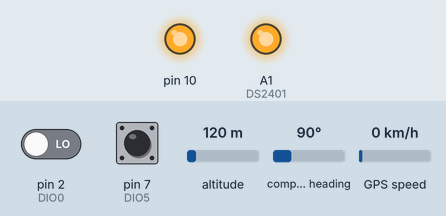
Simulated run of this sketch. Board: Arduino Uno, built with avr-gcc and run on an emulated ATmega328P. Parts: output pins drawn as LEDs (lit = HIGH). Inputs (shaded band) come from the test bench; at power-on: pin 2 (DIO0) LOW, pin 7 (DIO5) HIGH, altitude 120 m, compass heading 90°, GPS speed 0 km/h. The GPS gets a fix after 3 s at 37.7749, -122.4194 with 8 satellites; pins used as bus, display or sensor lines are not drawn; what the sketch prints to the serial monitor is not drawn.

Above: at 0.2 s.
Timing chart, 0 to 1.7 s (numbered marks = the images above):
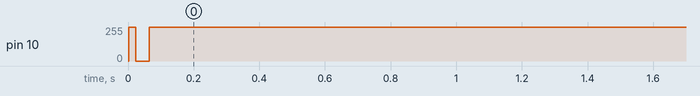

Measured:
- by itself, pin 10: 255/255 → 0/255 at 0.02 s, → 254/255 0.04 s later, → 255/255 0.04 s later

The sketch:

LoRaDuinoTracker.ino
```cpp
/****************************************************************************************
* File:     Loraduinotracker.ino
* Author:   Rein Velt
****************************************************************************************/
/****************************************************************************************
* Created on:         20-11-2015
* Supported Hardware: ID150119-02 Nexus board with RFM95
*
* Description
*
* Minimal Uplink for LoRaWAN
*
* This code demonstrates a LoRaWAN connection on a Nexus board. This code sends a messege every minute
* on channel 0 (868.1 MHz) Spreading factor 7.
* On every message the frame counter is raised
*
* This code does not include
* Receiving packets and handeling
* Channel switching
* MAC control messages
* Over the Air joining*
*
* Firmware version: 1.0
* First version
*
* Firmware version 2.0
* Working with own AES routine
*
* Firmware version 3.0
* Listening to receive slot 2 SF9 125 KHz Bw
* Created seperate file for LoRaWAN functions
****************************************************************************************/

/*
*****************************************************************************************
* INCLUDE FILES
*****************************************************************************************
*/
#include <SPI.h>
#include "AES-128_V10.h"
#include "Encrypt_V30.h"
#include "LoRaWAN_V30.h"
#include "RFM95_V20.h"
#include "LoRaMAC_V10.h"
#include "Waitloop_V10.h"
#include <SoftwareSerial.h>
#include <TinyGPS++.h>


#define sendIntervalMs 10000
/*
*****************************************************************************************
* GLOBAL VARIABLES
*****************************************************************************************
*/
// { 0x2B, 0x7E, 0x15, 0x16, 0x28, 0xAE, 0xD2, 0xA6, 0xAB, 0xF7, 0x15, 0x88, 0x09, 0xCF, 0x4F, 0x3C };
unsigned char NwkSkey[16] = {
  0x2B, 0x7E, 0x15, 0x16, 0x28, 0xAE, 0xD2, 0xA6,
  0xAB, 0xF7, 0x15, 0x88, 0x09, 0xCF, 0x4F, 0x3C
};

unsigned char AppSkey[16] = {
  0x2B, 0x7E, 0x15, 0x16, 0x28, 0xAE, 0xD2, 0xA6,
  0xAB, 0xF7, 0x15, 0x88, 0x09, 0xCF, 0x4F, 0x3C
};

unsigned char DevAddr[4] = {
  0xD0, 0x99, 0x13, 0xDD
};

SoftwareSerial gpsDevice(GPSRX,A0);
TinyGPSPlus gpsParser;
unsigned char message[255];


void setup()
{
   //Initialize the UART
  Serial.begin(115200);
  Serial.println("LORADUINOTRACKER 1.0 by Theo's Mechanic Ape");
  Serial.println("http://mechanicape.com");
  Serial.println("setup: Init SPI port");
   //Initialise the SPI port
  SPI.begin();
  SPI.beginTransaction(SPISettings(4000000,MSBFIRST,SPI_MODE0));

  Serial.println("setup: Init GPS device");
  gpsDevice.begin(4800);

  //Initialize I/O pins
  pinMode(DS2401,OUTPUT);
  pinMode(MFP,INPUT);
  pinMode(DIO0,INPUT);
  pinMode(DIO1,INPUT);
  pinMode(DIO5,INPUT);
  pinMode(DIO2,INPUT);
  pinMode(CS,OUTPUT);
  pinMode(LED,OUTPUT);
  pinMode(GPSRX,INPUT);


  digitalWrite(DS2401,HIGH);
  digitalWrite(CS,HIGH);

  WaitLoop_Init();

  //Wait until RFM module is started
  WaitLoop(20);
  Serial.println("setup: RFM module started");
  digitalWrite(LED,HIGH);
}


void GpsConvertPositionIntoBinary(double Latitude, double Longitude)
{
  const int32_t MaxPosition = 8388607;       // 2^23 - 1 (= maxint for 24 bits)


    long double temp;
    uint32_t LatitudeBinary=0;
    uint32_t LongitudeBinary=0;
    Serial.print("\tlat:\t");
    Serial.print(Latitude);
    Serial.print("\tlon:\t");
    Serial.print(Longitude);


    temp = (90 + Latitude) * MaxPosition;
    LatitudeBinary = temp / 180;

    temp = (180+Longitude) * MaxPosition;
    LongitudeBinary = temp / 360;


  message[0]=0x00; //eerste byte..led off=0 on=1
  message[1]=0;
  message[2]=0;
  message[3]=0;
  message[4]=0;
  message[5]=0;
  message[6]=0;

  memcpy(&message[1], &LatitudeBinary, 3); //lat
  memcpy(&message[4], &LongitudeBinary, 3); //lng


}

void gpsFeed(unsigned long delayms)
{
  unsigned long timeStart;
  unsigned long timeCurrent;
  timeStart=millis();
  timeCurrent=0;
  while (timeStart+delayms>timeCurrent )
  {
    timeCurrent=millis();
    while (gpsDevice.available()>0)
    {
      gpsParser.encode(gpsDevice.read());
    }

  }


}


void loop()
{
  unsigned char Test = 0x00;
  unsigned char Sleep_Sec = 0x00;
  unsigned char Sleep_Time = 0x01;
  unsigned char Data_Tx[256];
  unsigned char Data_Rx[64];
  unsigned char Data_Length_Tx=7;
  unsigned char Data_Length_Rx = 0x00;

  //Initialize RFM module
  RFM_Init();

  while(1)
  {
     Serial.print("#");
    gpsFeed(sendIntervalMs);
    GpsConvertPositionIntoBinary(gpsParser.location.lat(),gpsParser.location.lng());

    //Construct data
    Data_Length_Rx = LORA_Cycle(message, Data_Rx, Data_Length_Tx);
    Serial.print("\tmsg:\t");
    for (int i=0;i<8;i++)
    {
      Serial.print(message[i]);
      Serial.print("\t");
    }
	  Serial.println();

    if(Data_Length_Rx != 0x00)
    {
      Test = Data_Rx[0];
	    Serial.println("loop: Data received");
    }


  }//While(1)
}
```

AES-128_V10.cpp
```cpp
/******************************************************************************************
*
* File:        AES-128_V10.cpp
* Author:      Gerben den Hartog
* Compagny:    Ideetron B.V.
* Website:     http://www.ideetron.nl/LoRa
* E-mail:      info@ideetron.nl
******************************************************************************************/
/****************************************************************************************
*
* Created on: 			20-10-2015
* Supported Hardware: ID150119-02 Nexus board with RFM95
*
* Firmware Version 1.0
* First version
****************************************************************************************/

#include "AES-128_V10.h"

/*
********************************************************************************************
* Global Variables
********************************************************************************************
*/

unsigned char State[4][4];

unsigned char S_Table[16][16] = {
	{0x63,0x7C,0x77,0x7B,0xF2,0x6B,0x6F,0xC5,0x30,0x01,0x67,0x2B,0xFE,0xD7,0xAB,0x76},
	{0xCA,0x82,0xC9,0x7D,0xFA,0x59,0x47,0xF0,0xAD,0xD4,0xA2,0xAF,0x9C,0xA4,0x72,0xC0},
	{0xB7,0xFD,0x93,0x26,0x36,0x3F,0xF7,0xCC,0x34,0xA5,0xE5,0xF1,0x71,0xD8,0x31,0x15},
	{0x04,0xC7,0x23,0xC3,0x18,0x96,0x05,0x9A,0x07,0x12,0x80,0xE2,0xEB,0x27,0xB2,0x75},
	{0x09,0x83,0x2C,0x1A,0x1B,0x6E,0x5A,0xA0,0x52,0x3B,0xD6,0xB3,0x29,0xE3,0x2F,0x84},
	{0x53,0xD1,0x00,0xED,0x20,0xFC,0xB1,0x5B,0x6A,0xCB,0xBE,0x39,0x4A,0x4C,0x58,0xCF},
	{0xD0,0xEF,0xAA,0xFB,0x43,0x4D,0x33,0x85,0x45,0xF9,0x02,0x7F,0x50,0x3C,0x9F,0xA8},
	{0x51,0xA3,0x40,0x8F,0x92,0x9D,0x38,0xF5,0xBC,0xB6,0xDA,0x21,0x10,0xFF,0xF3,0xD2},
	{0xCD,0x0C,0x13,0xEC,0x5F,0x97,0x44,0x17,0xC4,0xA7,0x7E,0x3D,0x64,0x5D,0x19,0x73},
	{0x60,0x81,0x4F,0xDC,0x22,0x2A,0x90,0x88,0x46,0xEE,0xB8,0x14,0xDE,0x5E,0x0B,0xDB},
	{0xE0,0x32,0x3A,0x0A,0x49,0x06,0x24,0x5C,0xC2,0xD3,0xAC,0x62,0x91,0x95,0xE4,0x79},
	{0xE7,0xC8,0x37,0x6D,0x8D,0xD5,0x4E,0xA9,0x6C,0x56,0xF4,0xEA,0x65,0x7A,0xAE,0x08},
	{0xBA,0x78,0x25,0x2E,0x1C,0xA6,0xB4,0xC6,0xE8,0xDD,0x74,0x1F,0x4B,0xBD,0x8B,0x8A},
	{0x70,0x3E,0xB5,0x66,0x48,0x03,0xF6,0x0E,0x61,0x35,0x57,0xB9,0x86,0xC1,0x1D,0x9E},
	{0xE1,0xF8,0x98,0x11,0x69,0xD9,0x8E,0x94,0x9B,0x1E,0x87,0xE9,0xCE,0x55,0x28,0xDF},
	{0x8C,0xA1,0x89,0x0D,0xBF,0xE6,0x42,0x68,0x41,0x99,0x2D,0x0F,0xB0,0x54,0xBB,0x16}
};

/*
*****************************************************************************************
* Description : Function for encrypting data using AES-128
*
* Arguments   : *Data   Data to encrypt is a 16 byte long array
*               *Key    Key to encrypt data with is a 16 byte long array
*****************************************************************************************
*/
void AES_Encrypt(unsigned char *Data, unsigned char *Key)
{
	unsigned char i;
	unsigned char Row,Collum;
	unsigned char Round = 0x00;
	unsigned char Round_Key[16];

	//Copy input to State arry
	for(Collum = 0; Collum < 4; Collum++)
	{
		for(Row = 0; Row < 4; Row++)
		{
			State[Row][Collum] = Data[Row + (4*Collum)];
		}
	}

	//Copy key to round key
	for(i = 0; i < 16; i++)
	{
		Round_Key[i] = Key[i];
	}

	//Add round key
	AES_Add_Round_Key(Round_Key);

	//Preform 9 full rounds
	for(Round = 1; Round < 10; Round++)
	{
		//Preform Byte substitution with S table
		for(Collum = 0; Collum < 4; Collum++)
		{
			for(Row = 0; Row < 4; Row++)
			{
				State[Row][Collum] = AES_Sub_Byte(State[Row][Collum]);
			}
		}

		//Preform Row Shift
		AES_Shift_Rows();

		//Mix Collums
		AES_Mix_Collums();

		//Calculate new round key
		AES_Calculate_Round_Key(Round,Round_Key);

		//Add round key
		AES_Add_Round_Key(Round_Key);
	}

	//Last round whitout mix collums
	//Preform Byte substitution with S table
	for(Collum = 0; Collum < 4; Collum++)
	{
		for(Row = 0; Row < 4; Row++)
		{
			State[Row][Collum] = AES_Sub_Byte(State[Row][Collum]);
		}
	}

	//Shift rows
	AES_Shift_Rows();

	//Calculate new round key
	AES_Calculate_Round_Key(Round,Round_Key);

  //Add round Key
	AES_Add_Round_Key(Round_Key);

	//Copy the State into the data array
	for(Collum = 0; Collum < 4; Collum++)
	{
		for(Row = 0; Row < 4; Row++)
		{
			Data[Row + (4*Collum)] = State[Row][Collum];
		}
	}

}

/*
*****************************************************************************************
* Description : Function that add's the round key for the current round
*
* Arguments   : *Round_Key    16 byte long array holding the Round Key
*****************************************************************************************
*/
void AES_Add_Round_Key(unsigned char *Round_Key)
{
	unsigned char Row,Collum;

	for(Collum = 0; Collum < 4; Collum++)
	{
		for(Row = 0; Row < 4; Row++)
		{
			State[Row][Collum] = State[Row][Collum] ^ Round_Key[Row + (4*Collum)];
		}
	}
}

/*
*****************************************************************************************
* Description : Function that substitutes a byte with a byte from the S_Table
*
* Arguments   : Byte    The byte that will be substituted
*
* Return      : The return is the found byte in the S_Table
*****************************************************************************************
*/
unsigned char AES_Sub_Byte(unsigned char Byte)
{
	unsigned char S_Row,S_Collum;
	unsigned char S_Byte;

  //Split byte up in Row and Collum
	S_Row = ((Byte >> 4) & 0x0F);
	S_Collum = (Byte & 0x0F);

  //Find the correct byte in the S_Table
	S_Byte = S_Table[S_Row][S_Collum];

	return S_Byte;
}

/*
*****************************************************************************************
* Description : Function that preforms the shift row operation described in the AES standard
*****************************************************************************************
*/
void AES_Shift_Rows()
{
	unsigned char Buffer;

  //Row 0 doesn't change

  //Shift Row 1 one left
	//Store firt byte in buffer
	Buffer = State[1][0];
	//Shift all bytes
	State[1][0] = State[1][1];
	State[1][1] = State[1][2];
	State[1][2] = State[1][3];
	State[1][3] = Buffer;

  //Shift row 2 two left
	Buffer = State[2][0];
	State[2][0] = State[2][2];
	State[2][2] = Buffer;
	Buffer = State[2][1];
	State[2][1] = State[2][3];
	State[2][3] = Buffer;

  //Shift row 3 three left
	Buffer = State[3][3];
	State[3][3] = State[3][2];
	State[3][2] = State[3][1];
	State[3][1] = State[3][0];
	State[3][0] = Buffer;
}

/*
*****************************************************************************************
* Description : Function that preforms the Mix Collums operation described in the AES standard
*****************************************************************************************
*/
void AES_Mix_Collums()
{
	unsigned char Row,Collum;
	unsigned char a[4], b[4];
	for(Collum = 0; Collum < 4; Collum++)
	{
		for(Row = 0; Row < 4; Row++)
		{
			a[Row] = State[Row][Collum];
			b[Row] = (State[Row][Collum] << 1);

			if((State[Row][Collum] & 0x80) == 0x80)
			{
				b[Row] = b[Row] ^ 0x1B;
			}
		}
		State[0][Collum] = b[0] ^ a[1] ^ b[1] ^ a[2] ^ a[3];
		State[1][Collum] = a[0] ^ b[1] ^ a[2] ^ b[2] ^ a[3];
		State[2][Collum] = a[0] ^ a[1] ^ b[2] ^ a[3] ^ b[3];
		State[3][Collum] = a[0] ^ b[0] ^ a[1] ^ a[2] ^ b[3];
	}
}

/*
*****************************************************************************************
* Description : Function that calculaties the round key for the current round
*
* Arguments   :   Round         Number of current Round
*                *Round_Key     16 byte long array holding the Round Key
*****************************************************************************************
*/
void AES_Calculate_Round_Key(unsigned char Round, unsigned char *Round_Key)
{
	unsigned char i,j;
	unsigned char b;
	unsigned char Temp[4];
	unsigned char Buffer;
	unsigned char Rcon;

	//Calculate first Temp
	//Copy laste byte from previous key
	for(i = 0; i < 4; i++)
	{
		Temp[i] = Round_Key[i+12];
	}

	//Rotate Temp
	Buffer = Temp[0];
	Temp[0] = Temp[1];
	Temp[1] = Temp[2];
	Temp[2] = Temp[3];
	Temp[3] = Buffer;

	//Substitute Temp
	for(i = 0; i < 4; i++)
	{
		Temp[i] = AES_Sub_Byte(Temp[i]);
	}

	//Calculate Rcon
	Rcon = 0x01;
	while(Round != 1)
	{
		b = Rcon & 0x80;
		Rcon = Rcon << 1;
		if(b == 0x80)
		{
			Rcon = Rcon ^ 0x1b;
		}
		Round--;
	}

	//XOR Rcon
	Temp[0] = Temp[0] ^ Rcon;

	//Calculate new key
	for(i = 0; i < 4; i++)
	{
		for(j = 0; j < 4; j++)
		{
			Round_Key[j + (4*i)] = Round_Key[j + (4*i)] ^ Temp[j];
			Temp[j] = Round_Key[j + (4*i)];
		}
	}
}
```

AES-128_V10.h
```cpp
/******************************************************************************************
*
* File:        AES-128_V10.h
* Author:      Gerben den Hartog
* Compagny:    Ideetron B.V.
* Website:     http://www.ideetron.nl/LoRa
* E-mail:      info@ideetron.nl
******************************************************************************************/
/****************************************************************************************
*
* Created on: 			20-10-2015
* Supported Hardware: ID150119-02 Nexus board with RFM95
*
* Firmware Version 1.0
* First version
****************************************************************************************/

#ifndef AES128_V10_H
#define AES128_V10_H

/*
********************************************************************************************
* FUNCTION PORTOTYPES
********************************************************************************************
*/

void AES_Encrypt(unsigned char *Data, unsigned char *Key);
void AES_Add_Round_Key(unsigned char *Round_Key);
unsigned char AES_Sub_Byte(unsigned char Byte);
void AES_Shift_Rows();
void AES_Mix_Collums();
void AES_Calculate_Round_Key(unsigned char Round, unsigned char *Round_Key);
void Send_State();

#endif
```

Encrypt_V30.h
```cpp
/******************************************************************************************
*
* File:        Encrypt_V30.h
* Author:      Gerben den Hartog
* Compagny:    Ideetron B.V.
* Website:     http://www.ideetron.nl/LoRa
* E-mail:      info@ideetron.nl
******************************************************************************************/
/****************************************************************************************
*
* Created on: 			05-11-2015
* Supported Hardware: ID150119-02 Nexus board with RFM95
*
* Firmware Version 2.0
* First version
*
* Firmware Version 2.0
* Works the same is 1.0 using own AES encryption
*
* Firmware Version 3.0
* Included direction in MIC calculation and encryption
****************************************************************************************/

#ifndef ENCRYPT_V30_H
#define ENCRYPT_V30_H

/*
*****************************************************************************************
* FUNCTION PROTOTYPES
*****************************************************************************************
*/

void Calculate_MIC(unsigned char *Data, unsigned char *Final_MIC, unsigned char Data_Length, unsigned int Frame_Counter, unsigned char Direction);
void Encrypt_Payload(unsigned char *Data, unsigned char Data_Length, unsigned int Frame_Counter, unsigned char Direction);
void Generate_Keys(unsigned char *K1, unsigned char *K2);
void Shift_Left(unsigned char *Data);
void XOR(unsigned char *New_Data,unsigned char *Old_Data);

#endif
```

LoRaMAC_V10.h
```cpp
/******************************************************************************************
*
* File:        LoRaMAC_V10.h
* Author:      Gerben den Hartog
* Compagny:    Ideetron B.V.
* Website:     http://www.ideetron.nl/LoRa
* E-mail:      info@ideetron.nl
******************************************************************************************/
/****************************************************************************************
*
* Created on: 			13-11-2015
* Supported Hardware: ID150119-02 Nexus board with RFM95
*
* Firmware version: 1.0
* First version
****************************************************************************************/

#ifndef LORAMAC_V10_H
#define LORAMAC_V10_H

/*
*****************************************************************************************
* FUNCTION PROTOTYPES
*****************************************************************************************
*/

unsigned char LORA_Cycle(unsigned char *Data_Tx, unsigned char *Data_Rx, unsigned char Data_Length_Tx);
void LORA_Send_Data(unsigned char *Data, unsigned char Data_Length, unsigned int Frame_Counter_Up);
unsigned char LORA_Receive_Data(unsigned char *Data);

#endif
```

Source omitted: Encrypt_V30.cpp (7223 bytes), LoRaMAC_V10.cpp (7059 bytes), LoRaWAN_V30.h (1506 bytes), RFM95_V20.cpp (7438 bytes), RFM95_V20.h (1735 bytes), Waitloop_V10.cpp (1974 bytes), Waitloop_V10.h (997 bytes)
